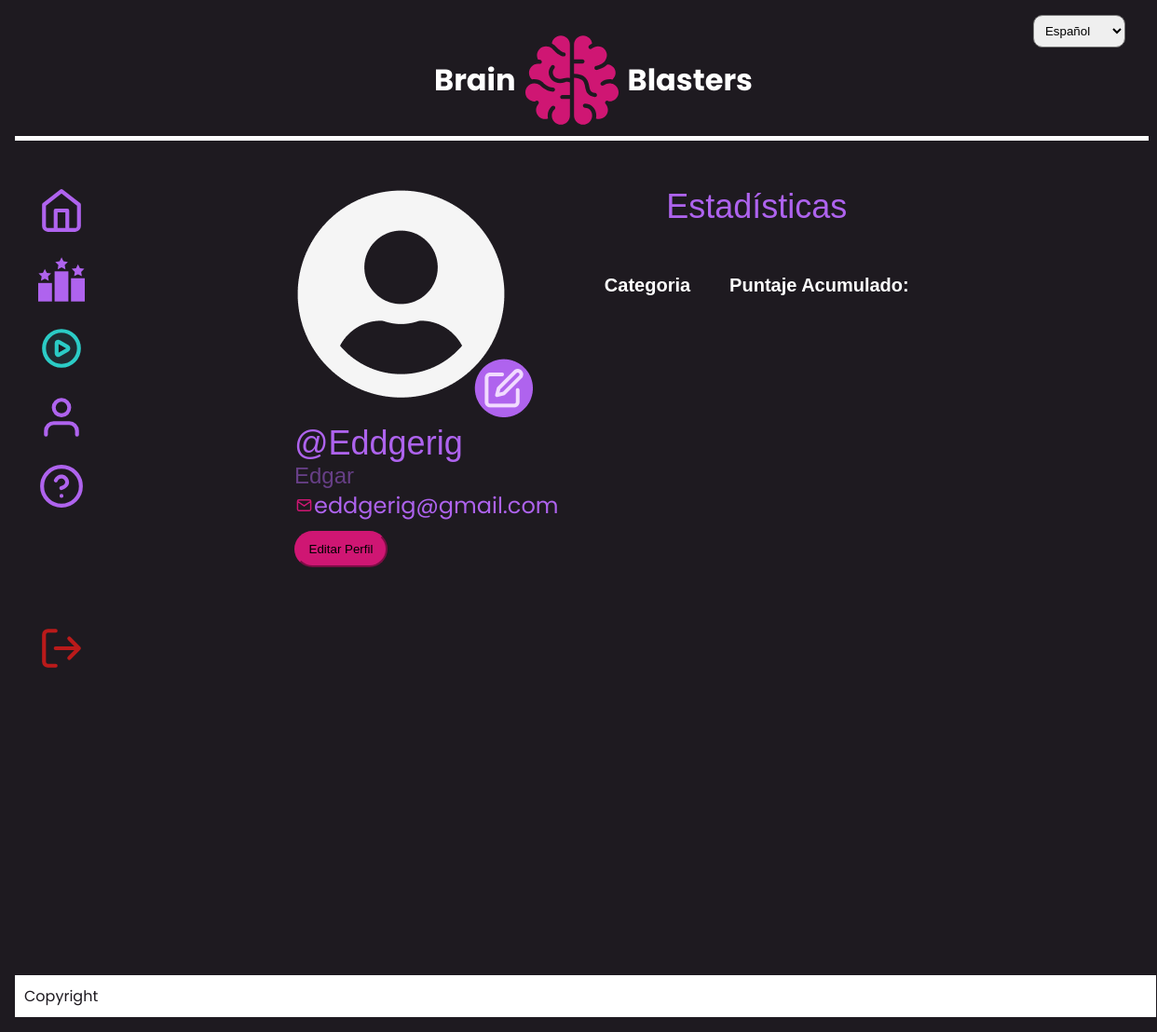
Page /perfil_jugador.html (signed in) on the earlier database version.
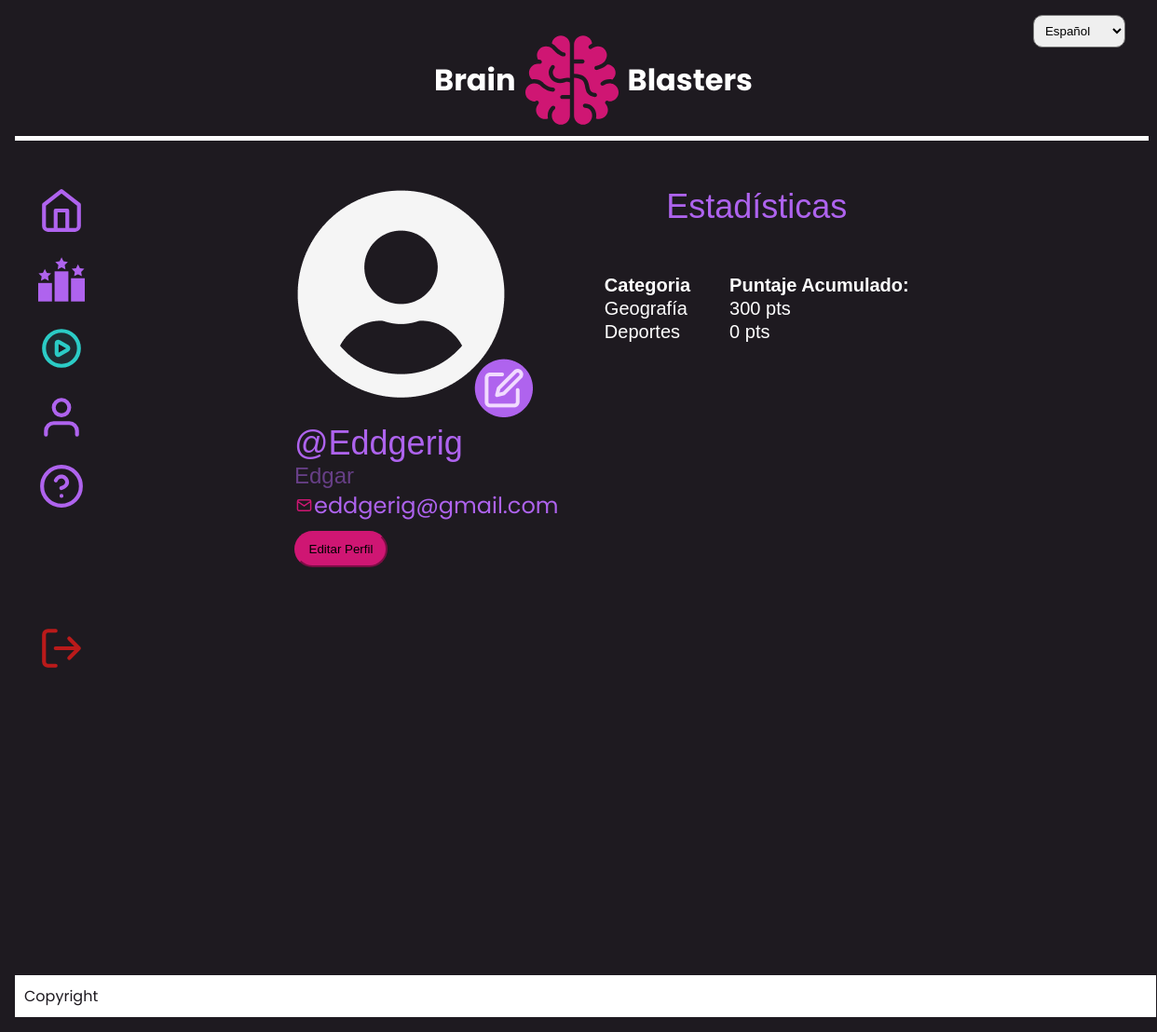
Same page on the later database version.
### myapp/models.py (models this page shows, shortened)
class BaseModel(models.Model):
    created_by = models.ForeignKey('Usuario', on_delete=models.SET_NULL, null=True, related_name='%(class)s_created')
    modified_by = models.ForeignKey('Usuario', on_delete=models.SET_NULL, null=True, related_name='%(class)s_modified')
    history = AuditlogHistoryField()
    class Meta:
        abstract = True

class Usuario(AbstractBaseUser, PermissionsMixin, BaseModel):
    nombre = models.CharField(max_length=50)
    email = models.EmailField(max_length=50, unique=True)
    is_staff = models.BooleanField(default=False)
    is_active = models.BooleanField(default=True)  # Añadido el campo is_active
    alias = models.CharField(max_length=50, unique=True)
    ROLES = (
        ('admin', 'Administrador'),
        ('user', 'Usuario'),
    )
    role = models.CharField(max_length=10, choices=ROLES, default='user')
    objects = CustomUserManager()
    USERNAME_FIELD = 'email'
    REQUIRED_FIELDS = ['nombre', 'alias']
    class Meta:
        verbose_name = 'usuario'
        verbose_name_plural = 'usuarios'

class Jugador(models.Model):
    id = models.AutoField(primary_key=True)
    usuario = models.ForeignKey(Usuario, on_delete=models.CASCADE)
    categoria = models.ForeignKey(Categoria, on_delete=models.CASCADE, null=True)
    puntaje_acumulado = models.IntegerField(default=0)

class Categoria(models.Model):
    nombre = models.CharField(max_length=50)
    def __str__(self):
        return self.nombre

### myapp/views.py (the view)
# urls.py: path('perfil_jugador.html', perfil_jugador, name='perfil_jugador'),
def perfil_jugador(request):
    user_id = request.user.id
    try:
        jugadores = list(Jugador.objects.filter(usuario_id=user_id))
        if jugadores:
            jugadores.pop(0)
    except Jugador.DoesNotExist:
        jugadores = []  # Si no hay registro para este usuario, establecer la lista vacía
    return render(request, "perfil_jugador.html", {'jugadores': jugadores})

### myapp/templates/perfil_jugador.html (shortened to what this page needs)
{% extends 'base.html' %}
{% load static %}
{% load i18n %}
{% block content %}
<content class="Perfil">
    <div class="p1">
        <a href="editar_perfil.html"><img class="userCircle" src="{% static 'icons/userCircle.png' %}"></a>
        <p class="alias">@{{ request.user.alias }}</p>
        <h2>{{ request.user.nombre }}</h2>
        <div class="correo"><img src="{% static 'icons/mail.svg' %}" style="width: 21px; height: 17px;">{{ request.user.email }}</div>
        <a href="editar_perfil.html"><button class="editButton">{% trans "Editar" %}</button></a>
    </div>
    <div class="p2">
        <div>{% trans "Estadísticas" %}</div>
        <br>
        <br>
        <table class="stats">
            <thead>
                <tr>
                    <th class="categoria">{% trans "Categoria" %}</th>
                    <th class="puntaje">{% trans "Puntaje Acumulado" %}</th>
                </tr>
            </thead>
            <tbody>
                {% for jugador in jugadores %}
                <tr>
                    <td class="categoria">{{ jugador.categoria }}</td>
                    <td class="puntaje">{{ jugador.puntaje_acumulado }} pts</td>
                </tr>
                {% endfor %}
            </tbody>
        </table>
    </div>
</content>
{% endblock %}

### myapp/templates/base.html (shortened to what this page needs)
{% load static %}
{% load i18n %}
<!DOCTYPE html>
<html lang="es">
<head>
    {% load static %}
    <link rel="stylesheet" href='{% static "css/base.css" %}'>
</head>
<body>
    <div class="container">
        <form action="{% url 'set_language' %}" method="get" class="idioma">
            <select name="language" onchange="this.form.submit()">
                <option value="es" {% if LANGUAGE_CODE == 'es' %}selected{% endif %}>Español</option>
            </select>
        </form>
        <div class="logo">
            <h1 class="Brain">Brain</h1>
            <img src='{% static "icons/brain.svg" %}' alt="brain">
            <h1 class="Blasters">Blasters</h1>
        </div>
        <div class="space"></div>
        <div class="content">
        {% block content %}
        {% endblock %}
        <nav class="menu">
            <ul class="lista-iconos">
              <li><a href="{% url 'home_jugador' %}"><img src='{% static "icons/home.svg" %}' alt="home" class="icon-menu"></a></li>
              <li><a href="{% url 'ranking' %}"><img src='{% static "icons/rankings.svg" %}' alt="ranking" class="icon-menu"></a></li>
              <li><a href="{% url 'seleccionarcategoria' %}"><img src='{% static "icons/play.svg" %}' class="play-icon" alt="play"></a></li>
              <li><a href="{% url 'perfil_jugador' %}"><img src='{% static "icons/User.svg" %}' alt="user" class="icon-menu"></a></li>
              <li><a href="{% url 'help' %}"><img src='{% static "icons/help.svg" %}' alt="help" class="icon-menu"></a></li>
              <li><a href="{% url 'exit' %}"><img src='{% static "icons/log-out.svg" %}' alt="help" class="icon-menu log-out"></a></li>
            </ul>
          </nav>
        </div>
    </div>
    <footer>Copyright</footer>
</body>
</html>

### myapp/static/css/base.css (style rules this page uses)
* { margin: 0; padding: 0; }
@media screen and (min-width: 768px) { body { background-color: #1E1A20; } }
@media screen and (min-width: 768px) { .container { width: 100%; height: 95%; margin: auto; background-color: #1E1A20; padding: 1em; } }
@media screen and (min-width: 768px) { .content { width: 98%; height: 100vh; display: flex; justify-content: start; align-items: flex-start; flex-direction: row-reverse; margin-top: 0; } }
@media screen and (min-width: 768px) { .logo img { width: 100px; height: 100px; } }
@media screen and (min-width: 768px) { .Brain, .Blasters { color: #FFFFFF; font-family: Poppins; } }
@media screen and (min-width: 768px) { .Brain { margin-right: 10px; } }
@media screen and (min-width: 768px) { .Blasters { margin-left: 10px; } }
@media screen and (min-width: 768px) { .logo { margin-top: 20px; display: flex; justify-content: center; align-items: center; } }
@media screen and (min-width: 768px) { .play-icon { width: 50px; height: 50px; } }
@media screen and (min-width: 768px) { .menu { display: flex; align-items: flex-start; margin-top: 50px; width: 100px; height: 100vh; justify-content: space-around; } }
@media screen and (min-width: 768px) { .menu ul li { list-style: none; flex-direction: column; margin-bottom: 20px; } }
@media screen and (min-width: 768px) { .icon-menu { width: 50px; height: 50px; } }
@media screen and (min-width: 768px) { .log-out { margin-top: 100px; } }
@media screen and (min-width: 768px) { .space { height: 5px; width: 98%; margin-top: 10px; background-color: #FFFFFF; margin-left: 0; } }
@media screen and (min-width: 768px) { footer { flex-shrink: 0; width: 97%; background-color: #FFFFFF; color: #1E1A20 ; font-family: Poppins; margin-left: 1em; padding: 10px; margin-bottom: 1em; margin-top: 5em; } }
@media screen and (min-width: 768px) { .Perfil { align-self: normal; margin-left: 200px; margin-top: 50px; display: grid; grid-template-columns: 1fr 1fr ; font-family: Poppins; } }
@media screen and (min-width: 768px) { .p1 { display: flex; flex-direction: column; } }
@media screen and (min-width: 768px) { .p1 .alias { font-family: "Inter-Regular", Helvetica; font-weight: 400; color: #ae63ee; font-size: 36px; letter-spacing: 0; line-height: normal; white-space: nowrap; } }
@media screen and (min-width: 768px) { .p1 h2 { font-family: "Inter-Regular", Helvetica; font-weight: 400; color: #af63ee80; font-size: 24px; letter-spacing: 0; line-height: normal; } }
@media screen and (min-width: 768px) { .userCircle { width: 256px; height: 247px; } }
@media screen and (min-width: 768px) { .p1 .correo { color: #ae63ee; font-size: 24px; letter-spacing: 0; line-height: normal; white-space: nowrap; } }
@media screen and (min-width: 768px) { .p2 div { font-family: "Inter-Regular", Helvetica; font-weight: 400; color: #ae63ee; font-size: 36px; text-align: center; letter-spacing: 0; line-height: normal; } }
@media screen and (min-width: 768px) { .p2 .stats { font-family: "Inter-Regular", Helvetica; font-weight: 400; color: white; font-size: 20px; letter-spacing: 0; line-height: normal; white-space: nowrap; } }
@media screen and (min-width: 768px) { .editButton { background-color: #CF1673; color: #000; border-radius: 20px; border-color: #CF1673; margin-top: 10px; width: 100px; padding: 10px; } }
@media screen and (min-width: 768px) { .idioma { margin-left: 88%; font-family: Poppins; position: absolute; z-index:10 ; } }
@media screen and (min-width: 768px) { .idioma select { padding: 8px; border-radius: 10px; } }
@media screen and (min-width: 768px) { option { padding: 10px; font-size: 14px; } }

### myapp/templates/perfil_jugador.html (style rules this page uses)
.stats th.categoria, .stats td.categoria { padding-right: 20px; }
.stats th.puntaje, .stats td.puntaje { padding-left: 20px; }

Differences in the rows shown:
added Jugador: categoria "Geografía", puntaje_acumulado "300"
added Jugador: categoria "Deportes", puntaje_acumulado "0"
